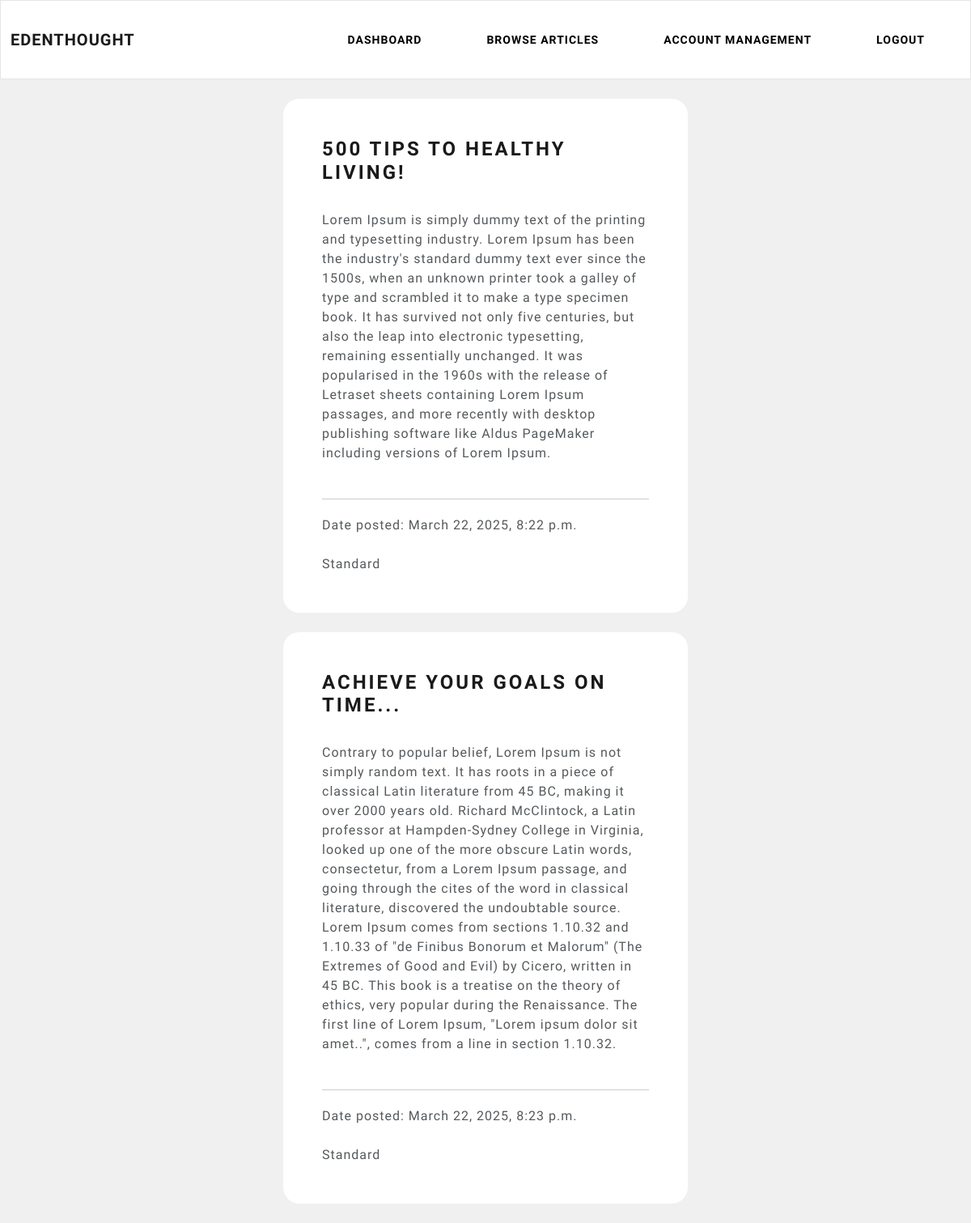
/client/browse-articles (signed in), run on the app's committed database.
### writer/models.py (models this page shows)
class Article(models.Model):
    title = models.CharField(max_length=150)
    content = models.TextField(max_length=10000)
    date_posted = models.DateTimeField(auto_now_add=True)
    is_premium = models.BooleanField(default=False, verbose_name='Is this a premium article?')
    user = models.ForeignKey(to=CustomUser, max_length=10, on_delete=models.CASCADE, null=True)

### client/views.py (the view)
# urls.py: path('browse-articles', views.browse_articles, name='browse-articles'),
@login_required(login_url='my-login')
def browse_articles(request):
    try:
        sub_details = Subscription.objects.get(user=request.user, is_active=True)
    except:
        return render(request, 'client/subscription-locked.html')
    current_subscription_plan = sub_details.subscription_plan
    articles = None
    if current_subscription_plan == 'Standard':
        articles = Article.objects.filter(is_premium=False)
    elif current_subscription_plan == 'Premium':
        articles = Article.objects.all()
    context = {'AllClientArticles': articles}
    return render(request, 'client/browse-articles.html', context)

### client/templates/client/browse-articles.html
{% extends 'client/navbar.html' %}
{% block content %}
<br>
{% for article in AllClientArticles %}
    <div class="container bg-white shadow-md p-5 form-layout">
        <h3>{{ article.title }}</h3>
        <br>
        {{ article.content }}
        <br> <br>
        <hr>
        Date posted: {{ article.date_posted }}
        <br> <br>
        {% if article.is_premium == True %}
            ⭐ <strong>Premium</strong>
        {% elif article.is_premium == False %}
            <strong>Standard</strong>
        {% endif %}
    </div>
<br>
{% endfor %}
{% endblock %}

### static/css/styles.css (style rules this page uses)
.form-layout { width: 500px; border-radius: 20px; }
hr { border: none; border-top: 1px solid #333; margin: 20px 0; }

### data on the page
Article: title "500 TIPS TO HEALTHY LIVING!", content "Lorem Ipsum is simply dummy text of the printing and typesetting industry. Lorem Ipsum has been the industry's standard dummy text ever since the 1500s, when an unknown printer took a galley of type and scrambled it to make a type specimen book. It has survived not only five centuries, but also the leap into electronic typesetting, remaining essentially unchanged. It was popularised in the 1960s with the release of Letraset sheets containing Lorem Ipsum passages, and more recently with desktop publishing software like Aldus PageMaker including versions of Lorem Ipsum.", date_posted "March 22, 2025, 8:22 p.m.", is_premium "Standard"
Article: title "ACHIEVE YOUR GOALS ON TIME...", content "Contrary to popular belief, Lorem Ipsum is not simply random text. It has roots in a piece of classical Latin literature from 45 BC, making it over 2000 years old. Richard McClintock, a Latin professor at Hampden-Sydney College in Virginia, looked up one of the more obscure Latin words, consectetur, from a Lorem Ipsum passage, and going through the cites of the word in classical literature, discovered the undoubtable source. Lorem Ipsum comes from sections 1.10.32 and 1.10.33 of \"de Finibus Bonorum et Malorum\" (The Extremes of Good and Evil) by Cicero, written in 45 BC. This book is a treatise on the theory of ethics, very popular during the Renaissance. The first line of Lorem Ipsum,…", date_posted "March 22, 2025, 8:23 p.m.", is_premium "Standard"
